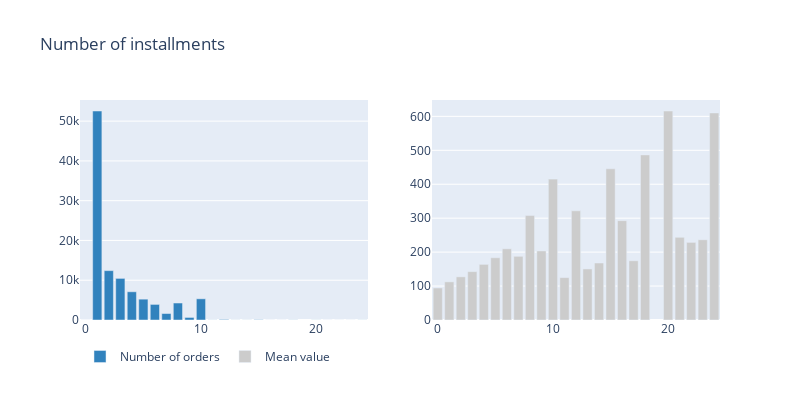

Here is the notebook cell this chart was saved with:
### Markdown cell above
When we plot the number of installments we can see some patterns. Most sellers in Brazil offer the option to divide the payment up to 10 installments and the mean product value increases until this number. Seven and nine installments are not usual.

### Code cell
ins_count = payments.groupby('payment_installments').size()
ins_mean = payments.groupby('payment_installments')['payment_value'].mean()

trace0 = go.Bar(
    x=ins_count.index,
    y=ins_count.values,
    name='Number of orders',
    marker=dict(color='rgb(49,130,189)')
)
trace1 = go.Bar(
    x=ins_mean.index,
    y=ins_mean.values,
    name='Mean value',
    marker=dict(color='rgb(204,204,204)')
)
fig = tools.make_subplots(rows=1, cols=2, print_grid=False)
fig.append_trace(trace0, 1, 1)
fig.append_trace(trace1, 1, 2)

fig['layout'].update(height=400, width=800, title='Number of installments',
                     legend=dict(orientation="h"))
iplot(fig)

### Figure 1 — Plotly figure (JSON) as saved in the notebook; plotly's stock layout.template omitted (floating-point values rounded to 4 significant figures)
{"data": [{"marker": {"color": "rgb(49,130,189)"}, "name": "Number of orders", "type": "bar", "x": [0, 1, 2, 3, 4, 5, 6, 7, 8, 9, 10, 11, 12, 13, 14, 15, 16, 17, 18, 20, 21, 22, 23, 24], "xaxis": "x", "y": [2, 52546, 12413, 10461, 7098, 5239, 3920, 1626, 4268, 644, 5328, 23, 133, 16, 15, 74, 5, 8, 27, 17, 3, 1, 1, 18], "yaxis": "y"}, {"marker": {"color": "rgb(204,204,204)"}, "name": "Mean value", "type": "bar", "x": [0, 1, 2, 3, 4, 5, 6, 7, 8, 9, 10, 11, 12, 13, 14, 15, 16, 17, 18, 20, 21, 22, 23, 24], "xaxis": "x2", "y": [94.31, 112.4, 127.2, 142.5, 164.0, 183.5, 209.8, 187.7, 307.7, 203.4, 415.1, 124.9, 321.7, 150.5, 168.0, 445.6, 292.7, 174.6, 486.5, 615.8, 243.7, 228.7, 236.5, 610.0], "yaxis": "y2"}], "layout": {"height": 400, "legend": {"orientation": "h"}, "title": {"text": "Number of installments"}, "width": 800, "xaxis": {"anchor": "y", "domain": [0, 0.45]}, "xaxis2": {"anchor": "y2", "domain": [0.55, 1]}, "yaxis": {"anchor": "x", "domain": [0, 1]}, "yaxis2": {"anchor": "x2", "domain": [0, 1]}}}
